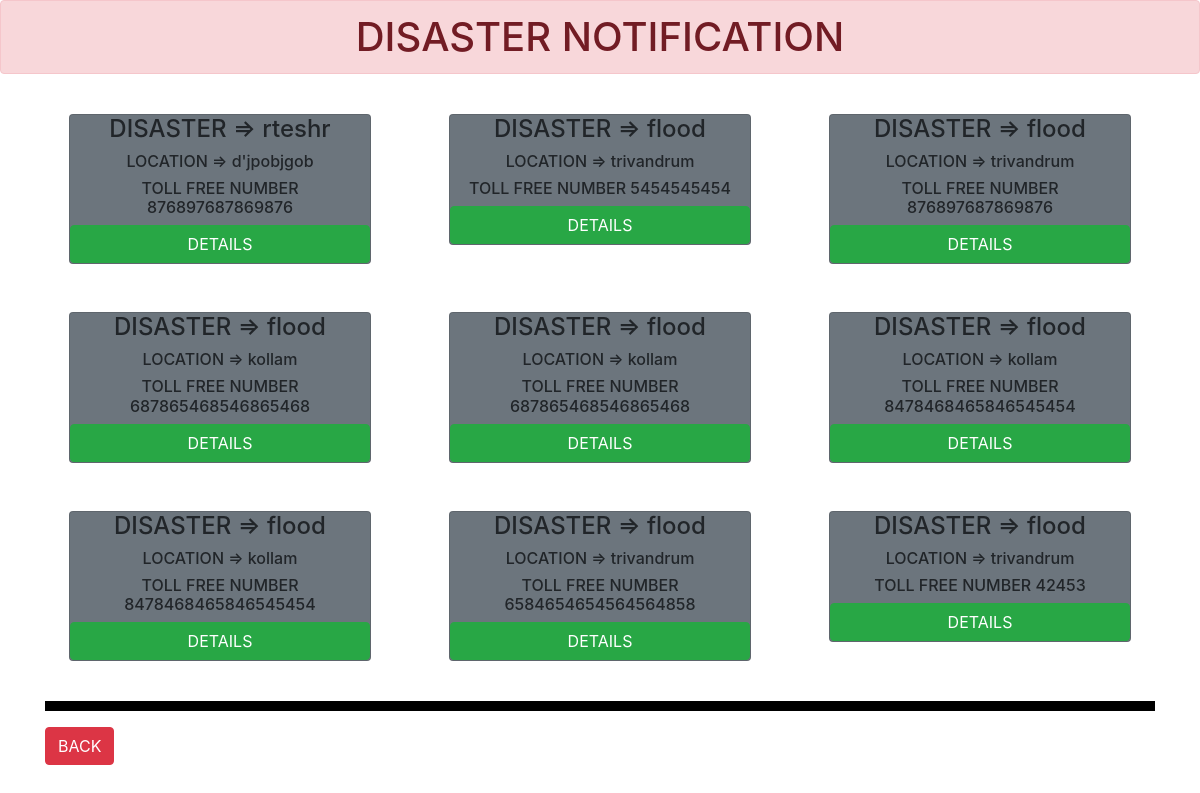
The page /al on the database its author committed.
### app/models.py (models this page shows)
class notifc(models.Model):
    title = models.CharField(max_length = 100)
    loc = models.CharField(max_length = 100)
    ph = models.CharField(max_length = 100)
    dis = models.CharField(max_length=1000)
    date = models.DateField(auto_now_add=True)

### app/views.py (the view)
# urls.py: path('al',views.alert,name="alert"),
def alert(request):
    form = notifc.objects.all()
    return render (request , 'app/alert.html' , {'form':form})

### app/templates/app/alert.html
{% extends 'app/base.html' %}
{% block content %}
<h1 class="text-center     alert alert-danger">DISASTER NOTIFICATION</h1>
<div class="container">
    <div class="row">
        {% if form %}
        {% for s in form %}
            <div class="col-sm-4">
                <div class="card m-4 bg-secondary">
                    <h4 class="text-center">DISASTER => {{ s.title }}</h4>
                    <h6 class="text-center">LOCATION => {{ s.loc }} </h6>
                    <h6 class="text-center">TOLL FREE NUMBER  {{ s.ph }} </h6>
                    <a href="{% url 'update' s.id %}" class="btn btn-success">DETAILS</a>
                </div>
            </div>
        {% endfor%}
        {% else %}
        <h4 class="text-center"> NO NEWS AVAILABLE </h4>
        {% endif %}
    </div>
    <hr>
            <a href="{% url 'index'   %}" class="btn btn-danger">BACK</a>
</div>
{% endblock content %}

### app/templates/app/base.html (style rules this page uses)
hr { border:5px solid black; }

### rows shown on the page
notifc: title "rteshr", loc "d'jpobjgob", ph "876897687869876"
notifc: title "flood", loc "trivandrum", ph "5454545454"
notifc: title "flood", loc "trivandrum", ph "876897687869876"
notifc: title "flood", loc "kollam", ph "687865468546865468"
notifc: title "flood", loc "kollam", ph "687865468546865468"
notifc: title "flood", loc "kollam", ph "8478468465846545454"
notifc: title "flood", loc "kollam", ph "8478468465846545454"
notifc: title "flood", loc "trivandrum", ph "6584654654564564858"
notifc: title "flood", loc "trivandrum", ph "42453"
